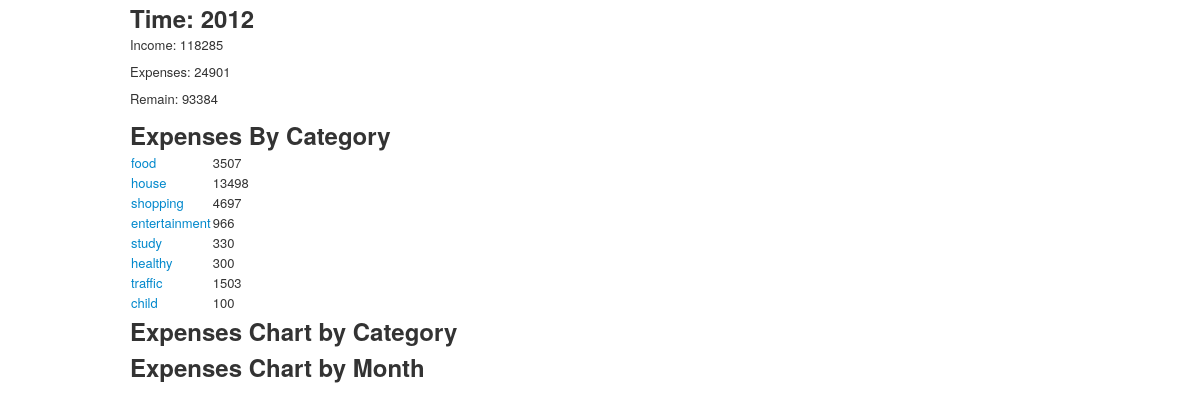
The page /report/2012 on the database its author committed.
### bill/models.py (models this page shows, shortened)
class Category(db.Model):
    id = db.Column(db.Integer, primary_key=True, unique=True)
    name = db.Column(db.String(10))
    subcategories = db.relationship('SubCategory', backref='parent')

### bill/views.py (the view)
@app.route('/report/<year>')
def report_by_year(year):
    by_year = func.strftime('%Y', Item.date) == year
    expense = db.session.query(func.sum(Item.amount)).filter(Item.is_expense == True).filter(by_year).first()[0]
    income = db.session.query(func.sum(Item.amount)).filter(Item.is_expense == False).filter(by_year).first()[0]
    expenses_by_category = db.session.query(func.sum(Item.amount), Category.name).filter(Item.category_id == SubCategory.id).filter(SubCategory.parent_id == Category.id).filter(by_year).filter(Item.is_expense == True).group_by(SubCategory.parent_id).all()
    return render_template('report_year.html', expense=expense, income=income, total=income - expense, year=year, expenses_by_category=expenses_by_category)

### bill/templates/report_year.html (shortened to what this page needs)
{% extends "base.html" %}
{% block content %}
<h2>Time: {{year}}</h2>
<p>Income: {{income}}</p>
<p>Expenses: {{expense}}</p>
<p>Remain: {{total}}</p>
<h2>Expenses By Category</h2>
<table>
    {% for e in expenses_by_category %}
    <tr>
        <td><a href="/report_by_category/{{year}}/{{e[1]}}">{{e[1]}}</a></td>
        <td>{{e[0]}}</td>
    </tr>
    {% endfor %}
</table>
<h2>Expenses Chart by Category</h2>
<h2>Expenses Chart by Month</h2>
{% endblock %}

### bill/templates/base.html (shortened to what this page needs)
<!DOCTYPE HTML>
<html lang="en">
<head>
    <link rel="stylesheet" href="/static/bootstrap.css" type="text/css" media="screen" title="no title" charset="utf-8">
    <link rel="stylesheet" href="/static/jquery-ui.css" type="text/css" media="screen" title="no title" charset="utf-8">
</head>
<body>
    <div class="container">
	{% block content %}
	{% endblock %}
    </div>
</body>
</html>

### rows shown on the page
Category: name "food", e "3507"
Category: name "house", e "13498"
Category: name "shopping", e "4697"
Category: name "entertainment", e "966"
Category: name "study", e "330"
Category: name "healthy", e "300"
Category: name "traffic", e "1503"
Category: name "child", e "100"

### other values the page prints
{{ year }} "2012"
{{ income }} "118285"
{{ expense }} "24901"
{{ total }} "93384"
